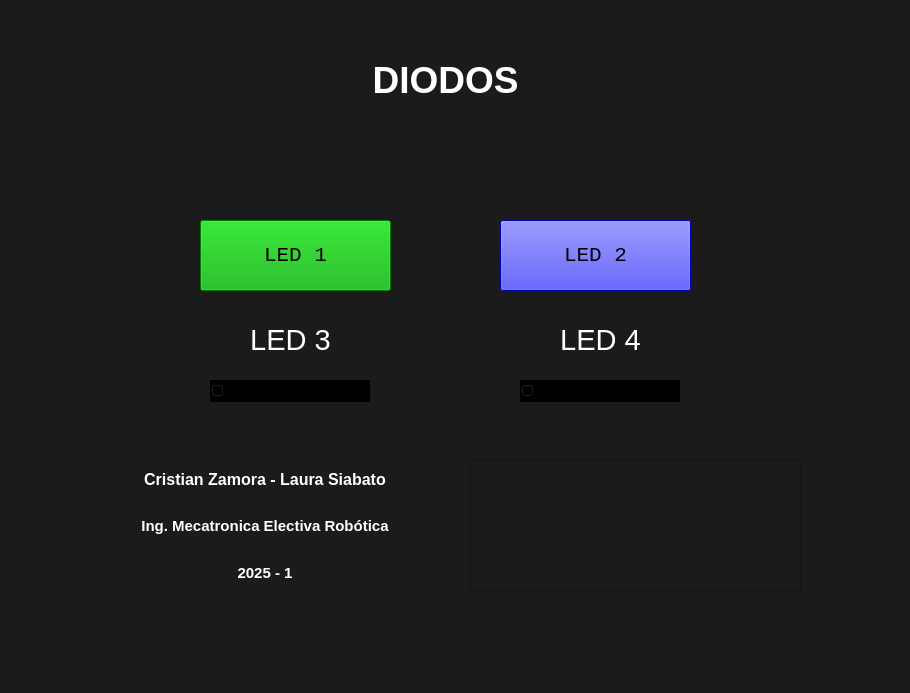
<?xml version="1.0" encoding="UTF-8"?>
<ui version="4.0">
 <class>MainWindow</class>
 <widget class="QMainWindow" name="MainWindow">
  <property name="geometry">
   <rect>
    <x>0</x>
    <y>0</y>
    <width>910</width>
    <height>693</height>
   </rect>
  </property>
  <property name="font">
   <font>
    <pointsize>10</pointsize>
   </font>
  </property>
  <property name="windowTitle">
   <string>MainWindow</string>
  </property>
  <property name="styleSheet">
   <string notr="true">background-color:rgb(27, 27, 27);
</string>
  </property>
  <widget class="QWidget" name="centralwidget">
   <widget class="QLabel" name="TITULO">
    <property name="geometry">
     <rect>
      <x>210</x>
      <y>10</y>
      <width>471</width>
      <height>141</height>
     </rect>
    </property>
    <property name="font">
     <font>
      <pointsize>17</pointsize>
      <weight>75</weight>
      <bold>true</bold>
     </font>
    </property>
    <property name="text">
     <string>&lt;html&gt;&lt;head/&gt;&lt;body&gt;&lt;p&gt;&lt;span style=&quot; font-size:28pt; color:#ffffff;&quot;&gt;DIODOS&lt;/span&gt;&lt;/p&gt;&lt;/body&gt;&lt;/html&gt;</string>
    </property>
    <property name="alignment">
     <set>Qt::AlignCenter</set>
    </property>
   </widget>
   <widget class="QWidget" name="verticalLayoutWidget">
    <property name="geometry">
     <rect>
      <x>70</x>
      <y>460</y>
      <width>390</width>
      <height>133</height>
     </rect>
    </property>
    <layout class="QVBoxLayout" name="verticalLayout">
     <item>
      <widget class="QLabel" name="Nombres">
       <property name="font">
        <font>
         <pointsize>12</pointsize>
         <weight>75</weight>
         <bold>true</bold>
        </font>
       </property>
       <property name="layoutDirection">
        <enum>Qt::RightToLeft</enum>
       </property>
       <property name="text">
        <string>&lt;html&gt;&lt;head/&gt;&lt;body&gt;&lt;p&gt;&lt;span style=&quot; color:#ffffff;&quot;&gt;Cristian Zamora - Laura Siabato&lt;/span&gt;&lt;/p&gt;&lt;/body&gt;&lt;/html&gt;</string>
       </property>
       <property name="alignment">
        <set>Qt::AlignCenter</set>
       </property>
      </widget>
     </item>
     <item>
      <widget class="QLabel" name="subtitulo">
       <property name="font">
        <font>
         <pointsize>11</pointsize>
         <weight>75</weight>
         <bold>true</bold>
        </font>
       </property>
       <property name="layoutDirection">
        <enum>Qt::LeftToRight</enum>
       </property>
       <property name="text">
        <string>&lt;html&gt;&lt;head/&gt;&lt;body&gt;&lt;p&gt;&lt;span style=&quot; color:#ffffff;&quot;&gt;Ing. Mecatronica Electiva Robótica&lt;/span&gt;&lt;/p&gt;&lt;/body&gt;&lt;/html&gt;</string>
       </property>
       <property name="alignment">
        <set>Qt::AlignCenter</set>
       </property>
      </widget>
     </item>
     <item>
      <widget class="QLabel" name="year">
       <property name="font">
        <font>
         <pointsize>11</pointsize>
         <weight>75</weight>
         <bold>true</bold>
        </font>
       </property>
       <property name="layoutDirection">
        <enum>Qt::RightToLeft</enum>
       </property>
       <property name="text">
        <string>&lt;html&gt;&lt;head/&gt;&lt;body&gt;&lt;p&gt;&lt;span style=&quot; color:#ffffff;&quot;&gt;2025 - 1&lt;/span&gt;&lt;/p&gt;&lt;/body&gt;&lt;/html&gt;</string>
       </property>
       <property name="alignment">
        <set>Qt::AlignCenter</set>
       </property>
      </widget>
     </item>
    </layout>
   </widget>
   <widget class="QGraphicsView" name="logo">
    <property name="geometry">
     <rect>
      <x>470</x>
      <y>460</y>
      <width>331</width>
      <height>131</height>
     </rect>
    </property>
   </widget>
   <widget class="QPushButton" name="push_led1">
    <property name="geometry">
     <rect>
      <x>200</x>
      <y>220</y>
      <width>191</width>
      <height>71</height>
     </rect>
    </property>
    <property name="font">
     <font>
      <family>Lucida Console</family>
      <pointsize>16</pointsize>
     </font>
    </property>
    <property name="styleSheet">
     <string notr="true">background-color:rgb(0, 170, 0)</string>
    </property>
    <property name="text">
     <string>LED 1</string>
    </property>
   </widget>
   <widget class="QPushButton" name="push_led2">
    <property name="geometry">
     <rect>
      <x>500</x>
      <y>220</y>
      <width>191</width>
      <height>71</height>
     </rect>
    </property>
    <property name="font">
     <font>
      <family>Lucida Console</family>
      <pointsize>16</pointsize>
     </font>
    </property>
    <property name="styleSheet">
     <string notr="true">background-color:rgb(0, 0, 255)</string>
    </property>
    <property name="text">
     <string>LED 2</string>
    </property>
   </widget>
   <widget class="QSlider" name="slider_led3">
    <property name="geometry">
     <rect>
      <x>210</x>
      <y>380</y>
      <width>160</width>
      <height>22</height>
     </rect>
    </property>
    <property name="styleSheet">
     <string notr="true">background-color:rgb(0, 0, 0)</string>
    </property>
    <property name="orientation">
     <enum>Qt::Horizontal</enum>
    </property>
   </widget>
   <widget class="QSlider" name="slider_led4">
    <property name="geometry">
     <rect>
      <x>520</x>
      <y>380</y>
      <width>160</width>
      <height>22</height>
     </rect>
    </property>
    <property name="styleSheet">
     <string notr="true">background-color:rgb(0, 0, 0)</string>
    </property>
    <property name="orientation">
     <enum>Qt::Horizontal</enum>
    </property>
   </widget>
   <widget class="QLabel" name="label_2">
    <property name="geometry">
     <rect>
      <x>240</x>
      <y>320</y>
      <width>101</width>
      <height>41</height>
     </rect>
    </property>
    <property name="text">
     <string>&lt;html&gt;&lt;head/&gt;&lt;body&gt;&lt;p&gt;&lt;span style=&quot; font-size:22pt; color:#ffffff;&quot;&gt;LED 3&lt;/span&gt;&lt;/p&gt;&lt;/body&gt;&lt;/html&gt;</string>
    </property>
    <property name="alignment">
     <set>Qt::AlignCenter</set>
    </property>
   </widget>
   <widget class="QLabel" name="label_3">
    <property name="geometry">
     <rect>
      <x>550</x>
      <y>320</y>
      <width>101</width>
      <height>41</height>
     </rect>
    </property>
    <property name="text">
     <string>&lt;html&gt;&lt;head/&gt;&lt;body&gt;&lt;p&gt;&lt;span style=&quot; font-size:22pt; color:#ffffff;&quot;&gt;LED 4&lt;/span&gt;&lt;/p&gt;&lt;/body&gt;&lt;/html&gt;</string>
    </property>
    <property name="alignment">
     <set>Qt::AlignCenter</set>
    </property>
   </widget>
  </widget>
  <widget class="QMenuBar" name="menubar">
   <property name="geometry">
    <rect>
     <x>0</x>
     <y>0</y>
     <width>910</width>
     <height>26</height>
    </rect>
   </property>
  </widget>
  <widget class="QStatusBar" name="statusbar"/>
 </widget>
 <resources/>
 <connections/>
</ui>
